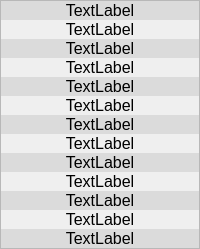
                <widget class="QFrame" name="example_frame_2">
                 <property name="minimumSize">
                  <size>
                   <width>200</width>
                   <height>0</height>
                  </size>
                 </property>
                 <property name="maximumSize">
                  <size>
                   <width>16777215</width>
                   <height>16777215</height>
                  </size>
                 </property>
                 <property name="frameShape">
                  <enum>QFrame::StyledPanel</enum>
                 </property>
                 <property name="frameShadow">
                  <enum>QFrame::Raised</enum>
                 </property>
                 <layout class="QGridLayout" name="gridLayout_10">
                  <property name="leftMargin">
                   <number>0</number>
                  </property>
                  <property name="topMargin">
                   <number>0</number>
                  </property>
                  <property name="rightMargin">
                   <number>0</number>
                  </property>
                  <property name="bottomMargin">
                   <number>0</number>
                  </property>
                  <property name="spacing">
                   <number>0</number>
                  </property>
                  <item row="3" column="0">
                   <widget class="QLabel" name="label_29">
                    <property name="font">
                     <font>
                      <family>Arial</family>
                      <pointsize>12</pointsize>
                     </font>
                    </property>
                    <property name="text">
                     <string>TextLabel</string>
                    </property>
                    <property name="alignment">
                     <set>Qt::AlignCenter</set>
                    </property>
                    <property name="margin">
                     <number>10</number>
                    </property>
                   </widget>
                  </item>
                  <item row="4" column="0">
                   <widget class="QLabel" name="label_30">
                    <property name="font">
                     <font>
                      <family>Arial</family>
                      <pointsize>12</pointsize>
                     </font>
                    </property>
                    <property name="styleSheet">
                     <string notr="true">QLabel{
	border-radius:0px;
	background-color: rgb(219, 219, 219);
}
</string>
                    </property>
                    <property name="text">
                     <string>TextLabel</string>
                    </property>
                    <property name="alignment">
                     <set>Qt::AlignCenter</set>
                    </property>
                    <property name="margin">
                     <number>10</number>
                    </property>
                   </widget>
                  </item>
                  <item row="5" column="0">
                   <widget class="QLabel" name="label_31">
                    <property name="font">
                     <font>
                      <family>Arial</family>
                      <pointsize>12</pointsize>
                     </font>
                    </property>
                    <property name="text">
                     <string>TextLabel</string>
                    </property>
                    <property name="alignment">
                     <set>Qt::AlignCenter</set>
                    </property>
                    <property name="margin">
                     <number>10</number>
                    </property>
                   </widget>
                  </item>
                  <item row="0" column="0">
                   <widget class="QLabel" name="label_32">
                    <property name="font">
                     <font>
                      <family>Arial</family>
                      <pointsize>12</pointsize>
                     </font>
                    </property>
                    <property name="styleSheet">
                     <string notr="true">QLabel{
	border-radius:0px;
	background-color: rgb(219, 219, 219);
}
</string>
                    </property>
                    <property name="text">
                     <string>TextLabel</string>
                    </property>
                    <property name="alignment">
                     <set>Qt::AlignCenter</set>
                    </property>
                    <property name="margin">
                     <number>10</number>
                    </property>
                   </widget>
                  </item>
                  <item row="1" column="0">
                   <widget class="QLabel" name="label_33">
                    <property name="font">
                     <font>
                      <family>Arial</family>
                      <pointsize>12</pointsize>
                     </font>
                    </property>
                    <property name="text">
                     <string>TextLabel</string>
                    </property>
                    <property name="alignment">
                     <set>Qt::AlignCenter</set>
                    </property>
                    <property name="margin">
                     <number>10</number>
                    </property>
                   </widget>
                  </item>
                  <item row="2" column="0">
                   <widget class="QLabel" name="label_34">
                    <property name="font">
                     <font>
                      <family>Arial</family>
                      <pointsize>12</pointsize>
                     </font>
                    </property>
                    <property name="styleSheet">
                     <string notr="true">QLabel{
	border-radius:0px;
	background-color: rgb(219, 219, 219);
}
</string>
                    </property>
                    <property name="text">
                     <string>TextLabel</string>
                    </property>
                    <property name="alignment">
                     <set>Qt::AlignCenter</set>
                    </property>
                    <property name="margin">
                     <number>10</number>
                    </property>
                   </widget>
                  </item>
                  <item row="6" column="0">
                   <widget class="QLabel" name="label_35">
                    <property name="font">
                     <font>
                      <family>Arial</family>
                      <pointsize>12</pointsize>
                     </font>
                    </property>
                    <property name="styleSheet">
                     <string notr="true">QLabel{
	border-radius:0px;
	background-color: rgb(219, 219, 219);
}
</string>
                    </property>
                    <property name="text">
                     <string>TextLabel</string>
                    </property>
                    <property name="alignment">
                     <set>Qt::AlignCenter</set>
                    </property>
                    <property name="margin">
                     <number>10</number>
                    </property>
                   </widget>
                  </item>
                  <item row="7" column="0">
                   <widget class="QLabel" name="label_36">
                    <property name="font">
                     <font>
                      <family>Arial</family>
                      <pointsize>12</pointsize>
                     </font>
                    </property>
                    <property name="text">
                     <string>TextLabel</string>
                    </property>
                    <property name="alignment">
                     <set>Qt::AlignCenter</set>
                    </property>
                    <property name="margin">
                     <number>10</number>
                    </property>
                   </widget>
                  </item>
                  <item row="8" column="0">
                   <widget class="QLabel" name="label_37">
                    <property name="font">
                     <font>
                      <family>Arial</family>
                      <pointsize>12</pointsize>
                     </font>
                    </property>
                    <property name="styleSheet">
                     <string notr="true">QLabel{
	border-radius:0px;
	background-color: rgb(219, 219, 219);
}</string>
                    </property>
                    <property name="text">
                     <string>TextLabel</string>
                    </property>
                    <property name="alignment">
                     <set>Qt::AlignCenter</set>
                    </property>
                    <property name="margin">
                     <number>10</number>
                    </property>
                   </widget>
                  </item>
                  <item row="10" column="0">
                   <widget class="QLabel" name="label_38">
                    <property name="font">
                     <font>
                      <family>Arial</family>
                      <pointsize>12</pointsize>
                     </font>
                    </property>
                    <property name="styleSheet">
                     <string notr="true">QLabel{
	border-radius:0px;
	background-color: rgb(219, 219, 219);
}</string>
                    </property>
                    <property name="text">
                     <string>TextLabel</string>
                    </property>
                    <property name="alignment">
                     <set>Qt::AlignCenter</set>
                    </property>
                    <property name="margin">
                     <number>10</number>
                    </property>
                   </widget>
                  </item>
                  <item row="9" column="0">
                   <widget class="QLabel" name="label_39">
                    <property name="font">
                     <font>
                      <family>Arial</family>
                      <pointsize>12</pointsize>
                     </font>
                    </property>
                    <property name="text">
                     <string>TextLabel</string>
                    </property>
                    <property name="alignment">
                     <set>Qt::AlignCenter</set>
                    </property>
                    <property name="margin">
                     <number>10</number>
                    </property>
                   </widget>
                  </item>
                  <item row="11" column="0">
                   <widget class="QLabel" name="label_55">
                    <property name="font">
                     <font>
                      <family>Arial</family>
                      <pointsize>12</pointsize>
                     </font>
                    </property>
                    <property name="text">
                     <string>TextLabel</string>
                    </property>
                    <property name="alignment">
                     <set>Qt::AlignCenter</set>
                    </property>
                    <property name="margin">
                     <number>10</number>
                    </property>
                   </widget>
                  </item>
                  <item row="12" column="0">
                   <widget class="QLabel" name="label_56">
                    <property name="font">
                     <font>
                      <family>Arial</family>
                      <pointsize>12</pointsize>
                     </font>
                    </property>
                    <property name="styleSheet">
                     <string notr="true">QLabel{
	border-radius:0px;
	background-color: rgb(219, 219, 219);
}</string>
                    </property>
                    <property name="text">
                     <string>TextLabel</string>
                    </property>
                    <property name="alignment">
                     <set>Qt::AlignCenter</set>
                    </property>
                    <property name="margin">
                     <number>10</number>
                    </property>
                   </widget>
                  </item>
                 </layout>
                </widget>
